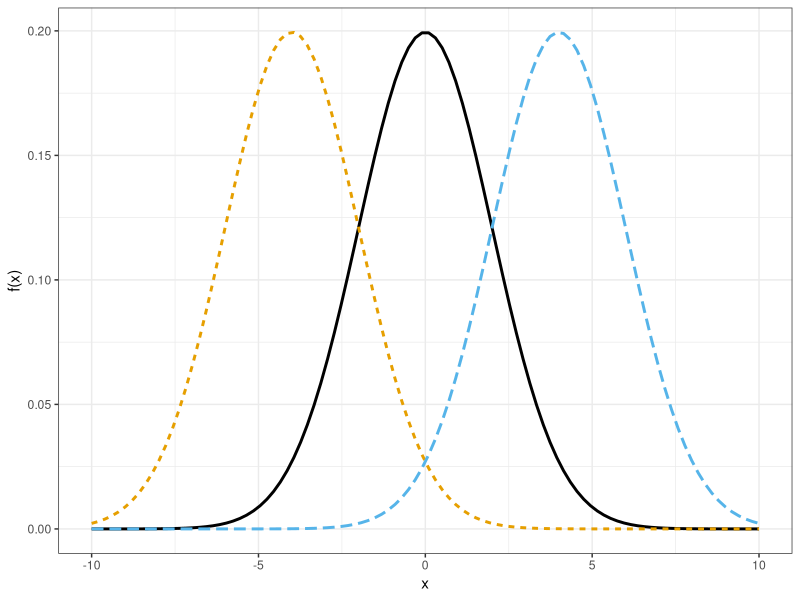
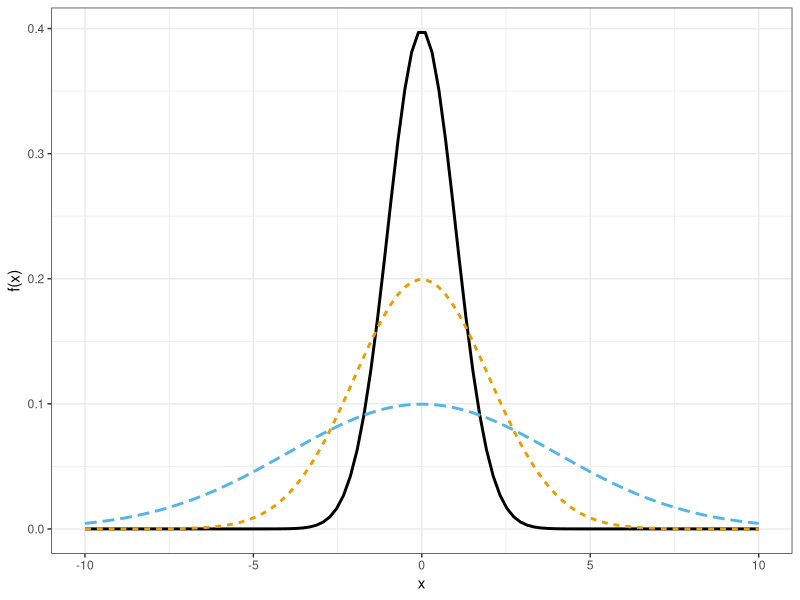
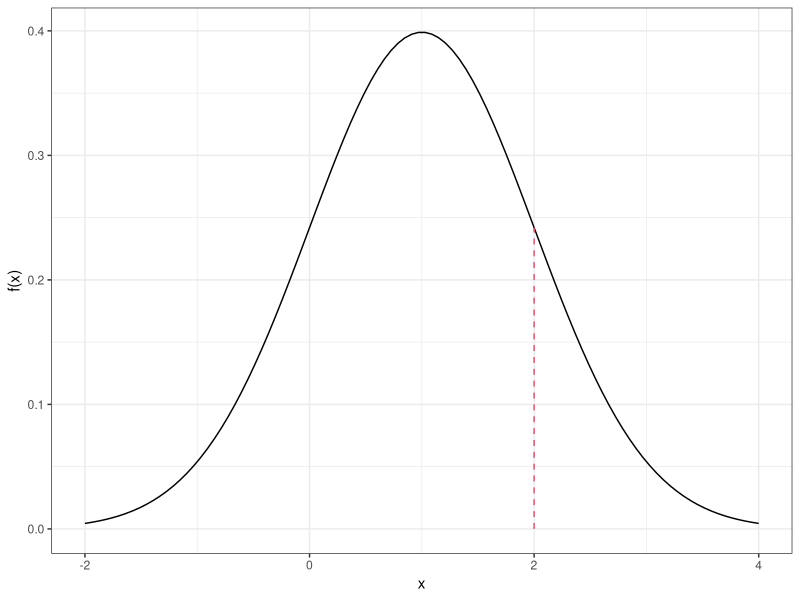
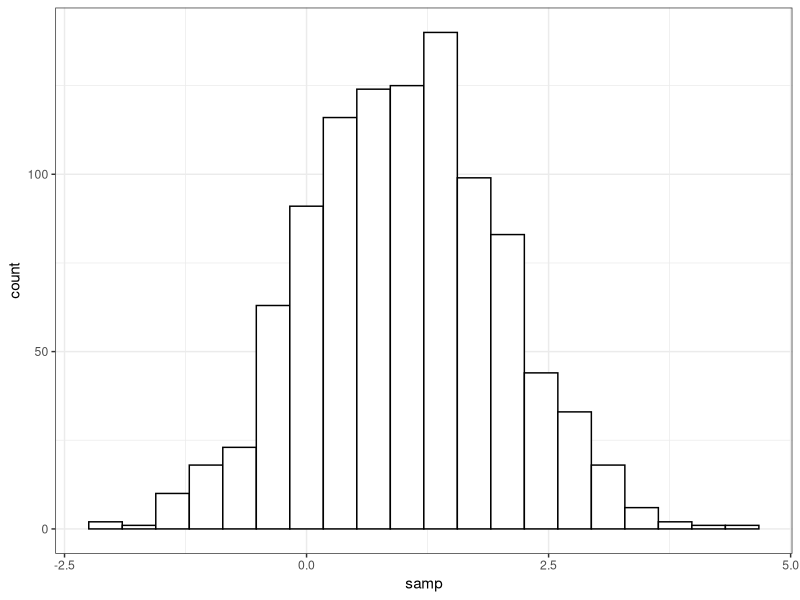
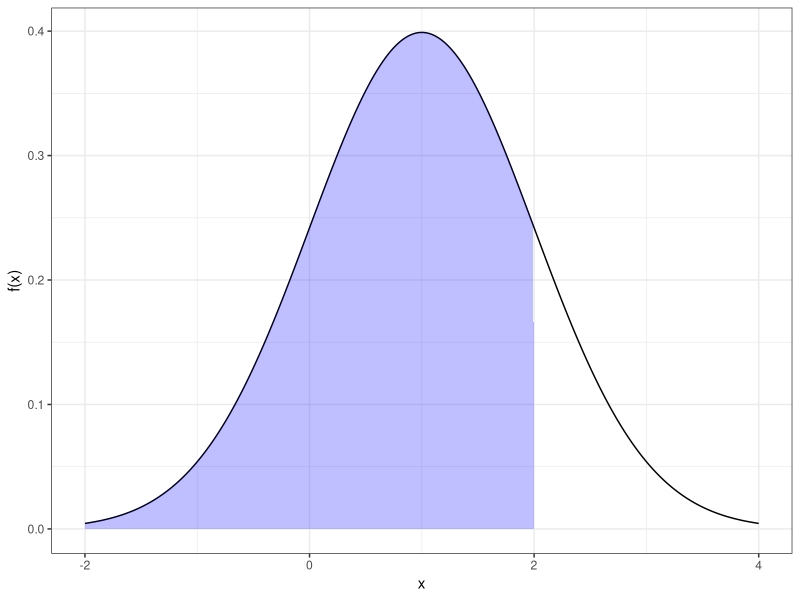
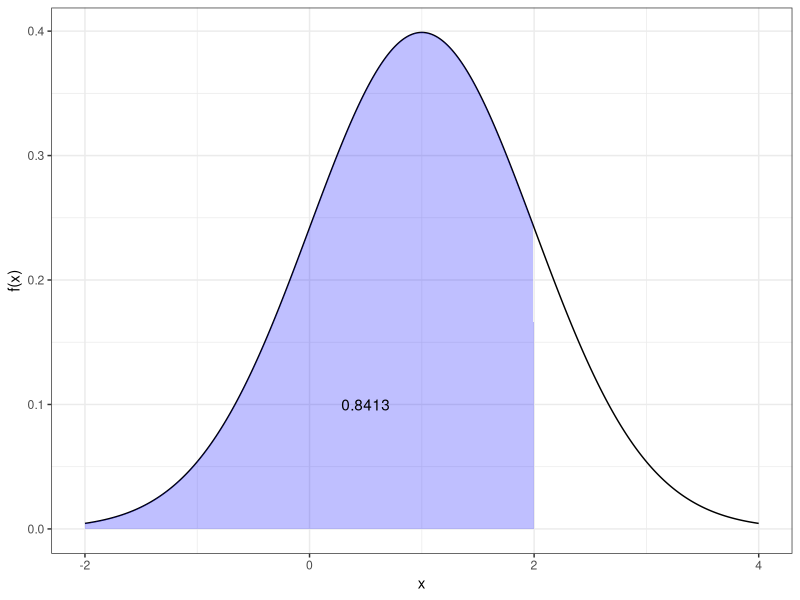
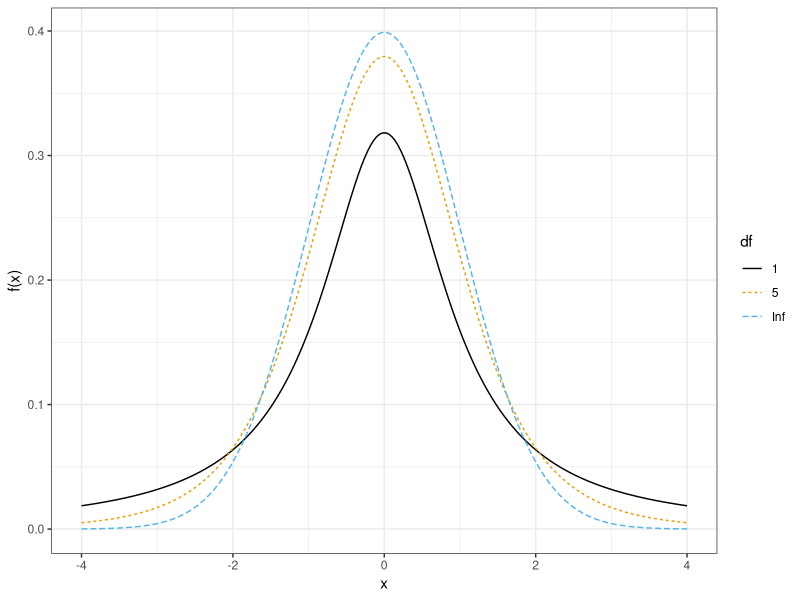

The R script that drew these images, in order:
## ---- chunk 1
set.seed(3)
knitr::opts_chunk$set(echo       = TRUE, 
                      fig.align  = "center",
                      fig.height = 3)
ggplot2::theme_set(ggplot2::theme_bw() + ggplot2::theme(strip.background = ggplot2::element_rect(fill = "white")))
## ---- chunk 2
    library(ggplot2)
    library(ggthemes)
    x <- seq(-10, 10, length = 100)
    y1 <- dnorm(x = x, mean = 0, sd = 2)
    y2 <- dnorm(x = x, mean = -4, sd = 2)
    y3 <- dnorm(x = x, mean = 4, sd = 2)
    dfdat <- data.frame(x = rep(x, 3), 
                        y = c(y1, y2, y3), 
                        z = factor(rep(c(1, 2, 3), each = length(x))))
    
    ggplot(data = dfdat, mapping = aes(x = x, y = y, color = z, lty = z)) +
      geom_line(lwd=1) + 
      ggthemes::scale_color_colorblind() +
      theme(legend.position="none") +
      ylab("f(x)") +
      xlab("x")
## ---- chunk 3
    x <- seq(-10, 10, length = 100)
    y1 <- dnorm(x = x, mean = 0, sd = 1)
    y2 <- dnorm(x = x, mean = 0, sd = 2)
    y3 <- dnorm(x = x, mean = 0, sd = 4)
    dfdat <- data.frame(x = rep(x, 3), 
                        y = c(y1, y2, y3), 
                        z = factor(rep(c(1, 2, 3), each = length(x))))
    
    ggplot(data = dfdat, mapping = aes(x = x, y = y, color = z, lty = z)) +
      geom_line(lwd=1) + 
      ggthemes::scale_color_colorblind() +
      theme(legend.position="none") +
      ylab("f(x)") +
      xlab("x")
## ---- chunk 4
    dnorm(x = 2, mean = 1, sd = 1)
## ---- chunk 5
    x <- seq(-2, 4, length = 100)
    y <- dnorm(x, mean = 1, sd = 1)
    dftemp <- data.frame(x = x, y = y)
    ggplot(data = dftemp, mapping = aes(x = x, y = y)) +
      geom_line() +
      ylab("f(x)") +
      geom_segment(dat = data.frame(x = 2, xend = 2, y = 0, 
                                    yend = dnorm(x = 2, mean = 1, sd = 1)), 
                   aes(x = x, y = y, xend = xend, yend = yend), lty = 2, col = 2)
## ---- chunk 6
    samp <- rnorm(n = 1000, mean = 1, sd = 1)
    head(samp)
## ---- chunk 7
    ggplot(data.frame(samp), aes(x = samp)) +
      geom_histogram(color = "blacK", fill = "white", bins = 20)
## ---- chunk 8
    pnorm(q = 2, mean = 1, sd = 1)
## ---- chunk 9
    x <- seq(-2, 4, length = 500)
    y <- dnorm(x, mean = 1, sd = 1)
    polydf <- data.frame(x = c(min(x), x[x < 2], 2, 0), 
                         y = c(0, y[x < 2], 0, 0))
    ggplot(data.frame(x = x, y = y), aes(x = x, y = y)) +
      geom_line() +
      ylab("f(x)") +
      geom_polygon(data = polydf, mapping = aes(x = x, y = y), 
                   fill = "blue", alpha = 1/4)
## ---- chunk 10
    qnorm(p = 0.8413, mean = 1, sd = 1)
## ---- chunk 11
    x <- seq(-2, 4, length = 500)
    y <- dnorm(x, mean = 1, sd = 1)
    polydf <- data.frame(x = c(min(x), x[x < 2], 2, 0), 
                         y = c(0, y[x < 2], 0, 0))
    ggplot(data.frame(x = x, y = y), aes(x = x, y = y)) +
      geom_line() +
      ylab("f(x)") +
      geom_polygon(data = polydf, mapping = aes(x = x, y = y), 
                   fill = "blue", alpha = 1/4) +
      annotate(geom = "text", x = 0.5, y = 0.1, label = "0.8413", color = "black")
## ---- chunk 12
    x <- seq(-4, 4, length = 200)
    data.frame(df = as.factor(c(rep(1, length(x)), rep(5, length(x)), rep(Inf, length(x)))),
               x = c(x, x, x),
               y = c(dt(x = x, df = 1),
                     dt(x = x, df = 5),
                     dt(x = x, df = Inf))) ->
      dfdat
    ggplot(dfdat, mapping = aes(x = x, y = y, color = df, lty = df)) +
      geom_line() +
      scale_color_colorblind() +
      ylab("f(x)")
